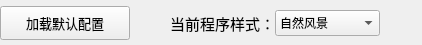
                     <widget class="QWidget" name="widget_13" native="true">
                      <property name="minimumSize">
                       <size>
                        <width>0</width>
                        <height>45</height>
                       </size>
                      </property>
                      <property name="maximumSize">
                       <size>
                        <width>16777215</width>
                        <height>45</height>
                       </size>
                      </property>
                      <layout class="QGridLayout" name="gridLayout_40">
                       <property name="leftMargin">
                        <number>0</number>
                       </property>
                       <property name="topMargin">
                        <number>2</number>
                       </property>
                       <property name="rightMargin">
                        <number>2</number>
                       </property>
                       <property name="bottomMargin">
                        <number>0</number>
                       </property>
                       <property name="spacing">
                        <number>0</number>
                       </property>
                       <item row="0" column="2">
                        <widget class="QLabel" name="label_6">
                         <property name="minimumSize">
                          <size>
                           <width>0</width>
                           <height>34</height>
                          </size>
                         </property>
                         <property name="maximumSize">
                          <size>
                           <width>16777215</width>
                           <height>34</height>
                          </size>
                         </property>
                         <property name="font">
                          <font>
                           <family>微软雅黑</family>
                           <pointsize>11</pointsize>
                          </font>
                         </property>
                         <property name="text">
                          <string>当前程序样式：</string>
                         </property>
                        </widget>
                       </item>
                       <item row="0" column="1">
                        <spacer name="horizontalSpacer_32">
                         <property name="orientation">
                          <enum>Qt::Horizontal</enum>
                         </property>
                         <property name="sizeType">
                          <enum>QSizePolicy::Fixed</enum>
                         </property>
                         <property name="sizeHint" stdset="0">
                          <size>
                           <width>40</width>
                           <height>20</height>
                          </size>
                         </property>
                        </spacer>
                       </item>
                       <item row="0" column="3">
                        <widget class="QComboBox" name="cBox_sysStyle">
                         <property name="minimumSize">
                          <size>
                           <width>105</width>
                           <height>26</height>
                          </size>
                         </property>
                         <property name="maximumSize">
                          <size>
                           <width>105</width>
                           <height>26</height>
                          </size>
                         </property>
                         <property name="toolTip">
                          <string>主题风格</string>
                         </property>
                         <item>
                          <property name="text">
                           <string>自然风景</string>
                          </property>
                         </item>
                         <item>
                          <property name="text">
                           <string>绿色清新</string>
                          </property>
                         </item>
                        </widget>
                       </item>
                       <item row="0" column="0">
                        <widget class="QPushButton" name="btn_loadDefaultCfg">
                         <property name="minimumSize">
                          <size>
                           <width>130</width>
                           <height>34</height>
                          </size>
                         </property>
                         <property name="maximumSize">
                          <size>
                           <width>130</width>
                           <height>34</height>
                          </size>
                         </property>
                         <property name="font">
                          <font>
                           <family>微软雅黑</family>
                           <pointsize>10</pointsize>
                          </font>
                         </property>
                         <property name="focusPolicy">
                          <enum>Qt::TabFocus</enum>
                         </property>
                         <property name="text">
                          <string>加载默认配置</string>
                         </property>
                        </widget>
                       </item>
                       <item row="0" column="4">
                        <spacer name="horizontalSpacer_37">
                         <property name="orientation">
                          <enum>Qt::Horizontal</enum>
                         </property>
                         <property name="sizeHint" stdset="0">
                          <size>
                           <width>40</width>
                           <height>20</height>
                          </size>
                         </property>
                        </spacer>
                       </item>
                      </layout>
                     </widget>
